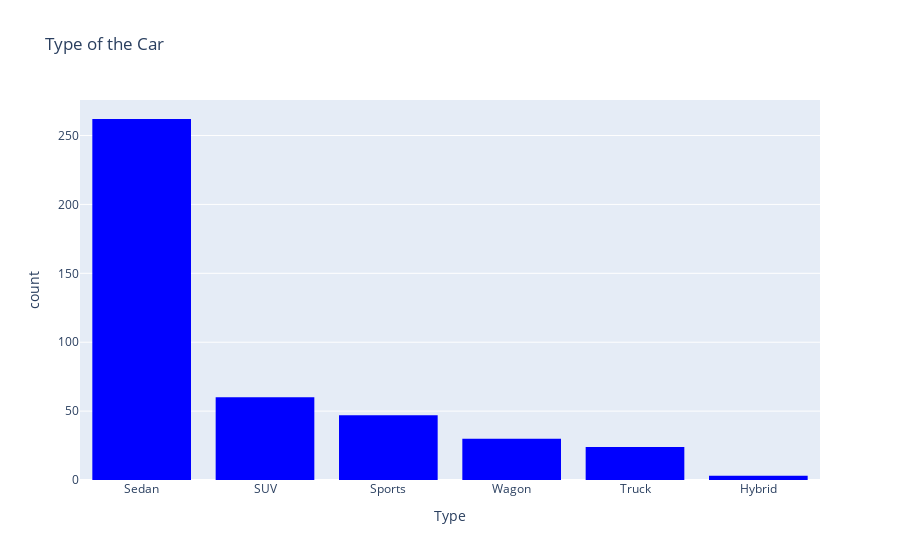

Notebook cell for this chart:
### Code cell
fig = px.histogram(data_frame=cars,
                  x='Type',
                  labels={'Type', 'Type'},
                  title='Type of the Car',
                  color_discrete_sequence=['blue']).update_xaxes(categoryorder='total descending') # with decending order

fig.show();

### Figure 1 — Plotly figure (JSON) as saved in the notebook; plotly's stock layout.template omitted (floating-point values rounded to 4 significant figures; data arrays with more than 128 entries replaced by an {"elided": "..."} marker saying what was removed)
{"data": [{"bingroup": "x", "hovertemplate": "Type=%{x}<br>count=%{y}<extra></extra>", "legendgroup": "", "marker": {"color": "blue", "pattern": {"shape": ""}}, "name": "", "orientation": "v", "showlegend": false, "type": "histogram", "x": {"elided": "426 str values"}, "xaxis": "x", "yaxis": "y"}], "layout": {"barmode": "relative", "legend": {"tracegroupgap": 0}, "title": {"text": "Type of the Car"}, "xaxis": {"anchor": "y", "categoryorder": "total descending", "domain": [0, 1], "title": {"text": "Type"}}, "yaxis": {"anchor": "x", "domain": [0, 1], "title": {"text": "count"}}}}
